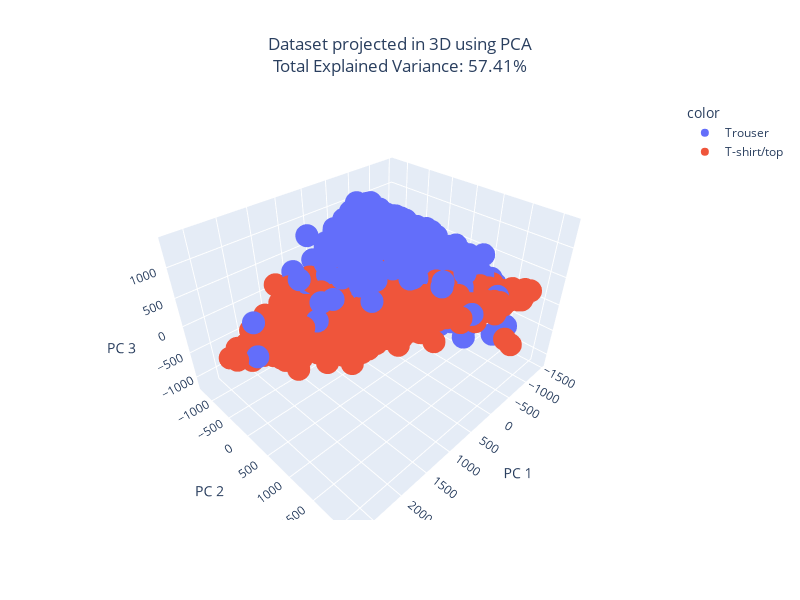

Notebook code cell kept with this figure:
### Markdown cell above
Pokud data promítneme jen do 2D tak je vidět, že již takto se shlukují, ale dost bodů se překrývá.

### Code cell
pca = PCA(n_components=3)
ThreeDtrain = pca.fit_transform(df)
total_var = pca.explained_variance_ratio_.sum() * 100

fig = px.scatter_3d(ThreeDtrain, x=0, y=1, z=2, color=dff['label_name'], title=f'Dataset projected in 3D using PCA<br>Total Explained Variance: {total_var:.2f}%',
                    labels={'0': 'PC 1', '1': 'PC 2', '2': 'PC 3'}, height=600, width=800)
fig.update_layout(title_x=0.5)
fig.show()

### Figure 1 — Plotly figure (JSON) as saved in the notebook; plotly's stock layout.template omitted (floating-point values rounded to 4 significant figures; data arrays with more than 128 entries replaced by an {"elided": "..."} marker saying what was removed)
{"data": [{"hovertemplate": "color=Trouser<br>PC 1=%{x}<br>PC 2=%{y}<br>PC 3=%{z}<extra></extra>", "legendgroup": "Trouser", "marker": {"color": "#636efa", "symbol": "circle"}, "mode": "markers", "name": "Trouser", "scene": "scene", "showlegend": true, "type": "scatter3d", "x": {"elided": "1201 float values"}, "y": {"elided": "1201 float values"}, "z": {"elided": "1201 float values"}}, {"hovertemplate": "color=T-shirt/top<br>PC 1=%{x}<br>PC 2=%{y}<br>PC 3=%{z}<extra></extra>", "legendgroup": "T-shirt/top", "marker": {"color": "#EF553B", "symbol": "circle"}, "mode": "markers", "name": "T-shirt/top", "scene": "scene", "showlegend": true, "type": "scatter3d", "x": {"elided": "1199 float values"}, "y": {"elided": "1199 float values"}, "z": {"elided": "1199 float values"}}], "layout": {"height": 600, "legend": {"title": {"text": "color"}, "tracegroupgap": 0}, "scene": {"domain": {"x": [0, 1], "y": [0, 1]}, "xaxis": {"title": {"text": "PC 1"}}, "yaxis": {"title": {"text": "PC 2"}}, "zaxis": {"title": {"text": "PC 3"}}}, "title": {"text": "Dataset projected in 3D using PCA<br>Total Explained Variance: 57.41%", "x": 0.5}, "width": 800}}
